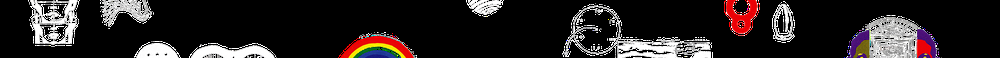
#> input picture images/22amillion.png, 1000 x 58 px, shrunk from 2396 x 140 before the run
$ python image_proc.py 22amillion.png
#> lines starting #> are read from the running program, lines starting #| are printed output that depends on the picture
import argparse
import cv2
import numpy as np


parser = argparse.ArgumentParser(description='Clean background from image')
parser.add_argument('input', type=str, help='Input image')

args = parser.parse_args()

img = cv2.imread(args.input)
#> img is the input picture: shape (58, 1000, 3); mean B, G, R 35.6, 35.6, 41.4

# Convert image to RGBA
img = cv2.cvtColor(img, cv2.COLOR_BGR2BGRA)
#> img: shape (58, 1000, 4)

# # Define white color range
# lower_white = np.array([200, 200, 200, 255], dtype=np.uint8)
# upper_white = np.array([255, 255, 255, 255], dtype=np.uint8)

# Define black color range
# lower_white = np.array([0, 0, 0, 255], dtype=np.uint8)
# upper_white = np.array([100, 100, 100, 255], dtype=np.uint8)

# Create mask to detect white regions
# mask = cv2.inRange(img, lower_white, upper_white)

# Set alpha channel to 0 for white regions
# img[mask == 255, 3] = 0


# blend left side and right side into transparent
height, width, _ = img.shape
#> height = 58; width = 1000

# Create a gradient mask for blending
blend_width = width // 16
#> blend_width = 62
gradient = np.linspace(0, 1, blend_width)
#> gradient = 62 values from 0 to 1
gradient = np.tile(gradient, (height, 1))

# Apply gradient to the left side
img[:, :blend_width, 3] = (img[:, :blend_width, 3].astype(float) * gradient).astype(np.uint8)

# Apply gradient to the right side
img[:, -blend_width:, 3] = (img[:, -blend_width:, 3].astype(float) * gradient[:, ::-1]).astype(np.uint8)
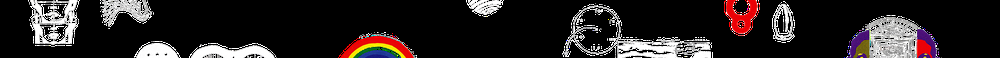
#> img: shape (58, 1000, 4); mean B, G, R, A 35.6, 35.6, 41.4, 239.1


# Save the result
output_path = args.input
cv2.imwrite(output_path, img)

$ run again, on images/addison.png
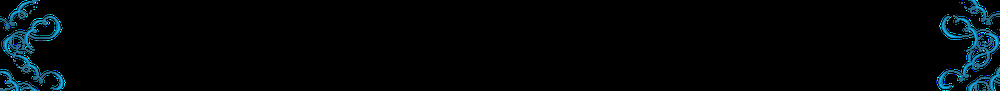
#> input picture images/addison.png, 1000 x 91 px, shrunk from 4427 x 401 before the run
#> img is the input picture: shape (91, 1000, 3); mean B, G, R 7.2, 5.5, 1.2
#> `img[:, -blend_width:, 3] = (img[:, -blend_width:, 3].astype(float) * g..`:
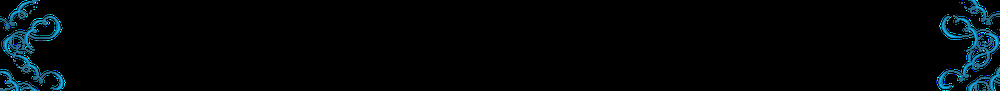
#> img: shape (91, 1000, 4); mean B, G, R, A 7.2, 5.5, 1.2, 239.1
